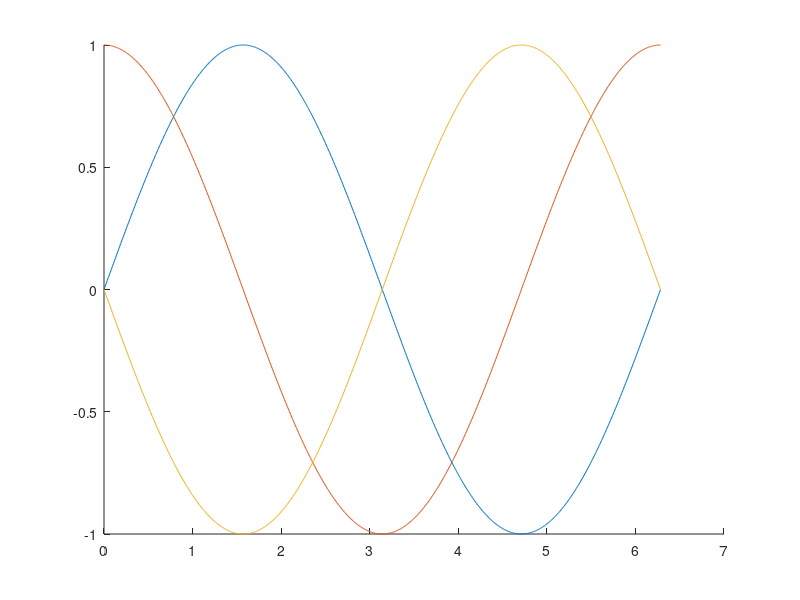

MATLAB code for this plot: (Note: this script raises an error after producing the figure.)
t = linspace(0, 2*pi, 1000);
y1 = sin(t);
y2 = cos(t);
y3 = -sin(t);

fig = figure(1);
hold on;
ax(1) = plot(t,y1);
ax(2) = plot(t,y2);
ax(3) = plot(t,y3);
hold off;

plotline(ax, [3 2]);
plotcolor(ax(1:2), 2);
plotcolor(ax(3), 'tudelft');
plottext(ax, 'title', {'legend1', 'legend2', 'legend3'}, 'Time [$s$]', 'Voltage [$V$]', 'fontsize', 10, 'legendloc', 'northeast');
figsize(fig, 's'); %try 'm', 'b', 'o'/'r'
xlim([0 2*pi]);
ylim([-1 1]);

